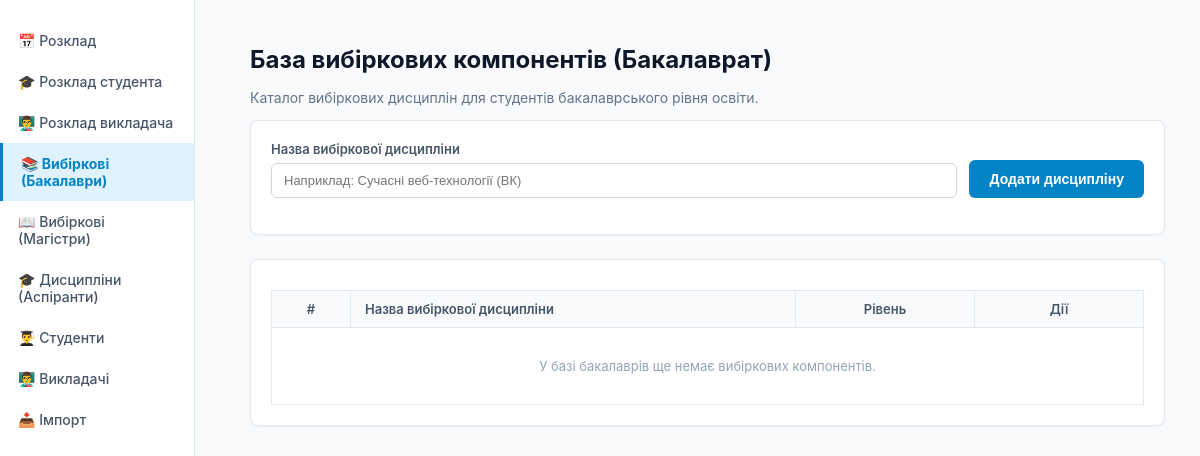
Page /time-table/selective/bachelor/?edit=29 on the earlier database version.
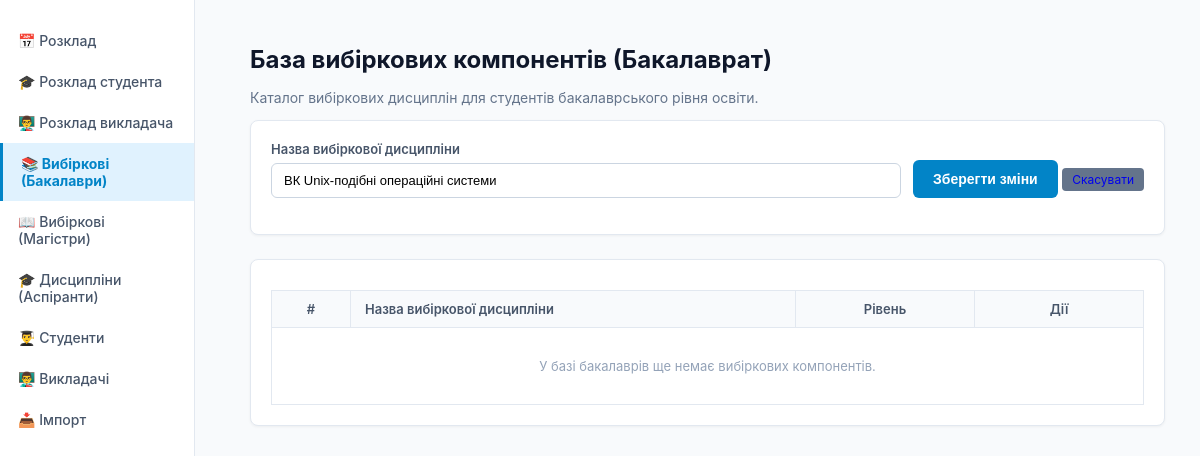
Same page on the later database version.
### scheduler/models.py (models this page shows, shortened)
class Subject(models.Model):
    title = models.CharField(max_length=150, verbose_name="Назва дисципліни")
    is_elective = models.BooleanField(default=False, verbose_name="Вибірковий компонент")
    specialty = models.CharField(max_length=100, blank=True, default="", verbose_name="Спеціальність")
    students = models.ManyToManyField(Student, blank=True, related_name='selective_subjects', verbose_name="Студенти")
    LEVEL_CHOICES = [
        ('bachelor', 'Бакалавр'),
        ('master', 'Магістр'),
        ('postgraduate', 'Аспірант'),
    ]
    level = models.CharField(max_length=20, choices=LEVEL_CHOICES, default='bachelor', verbose_name="Освітній рівень")

### scheduler/views.py (the view, shortened to what this page needs)
# urls.py: path('time-table/selective/bachelor/', views.selective_bachelor_view, name='selective_bachelor'),
def selective_bachelor_view(request):
    edit_id = request.GET.get('edit')
    editing_subject = Subject.objects.filter(id=edit_id, level='bachelor').first() if edit_id else None
    return render(request, "selective_bachelor.html", {'subjects': Subject.objects.filter(is_elective=True, level='bachelor').order_by('title'), 'editing_subject': editing_subject})

### scheduler/templates/selective_bachelor.html (shortened to what the changed rows need)
﻿<!DOCTYPE html>
<html lang="uk">
<head>
</head>
<body>
    <div class="main-content">
        <h1>База вибіркових компонентів (Бакалаврат)</h1>
        <div class="card">
            <form method="POST">
                <div class="form-row">
                    <div class="form-group">
                        <label class="field-label">Назва вибіркової дисципліни</label>
                        <input type="text" name="title" value="{% if editing_subject %}{{ editing_subject.title }}{% endif %}" placeholder="Наприклад: Сучасні веб-технології (ВК)" required>
                    </div>
                    <div>
                        <button type="submit">{% if editing_subject %}Зберегти зміни{% else %}Додати дисципліну{% endif %}</button>
                        {% if editing_subject %}
                        <a href="/time-table/selective/bachelor/" class="btn-secondary btn-sm">Скасувати</a>
                        {% endif %}
                    </div>
                </div>
            </form>
        </div>
        <div class="card">
            <table>
                <thead>
                    <tr>
                        <th style="width: 50px; text-align: center;">#</th>
                        <th>Назва вибіркової дисципліни</th>
                        <th style="width: 150px; text-align: center;">Рівень</th>
                        <th style="width: 140px; text-align: center;">Дії</th>
                    </tr>
                </thead>
            </table>
        </div>
    </div>
</body>
</html>

Differences in the rows shown:
added Subject: title "ВК Unix-подібні операційні системи"
Other differences:
text no longer shown: "Додати дисципліну"
text now shown: "Зберегти зміни Скасувати"
